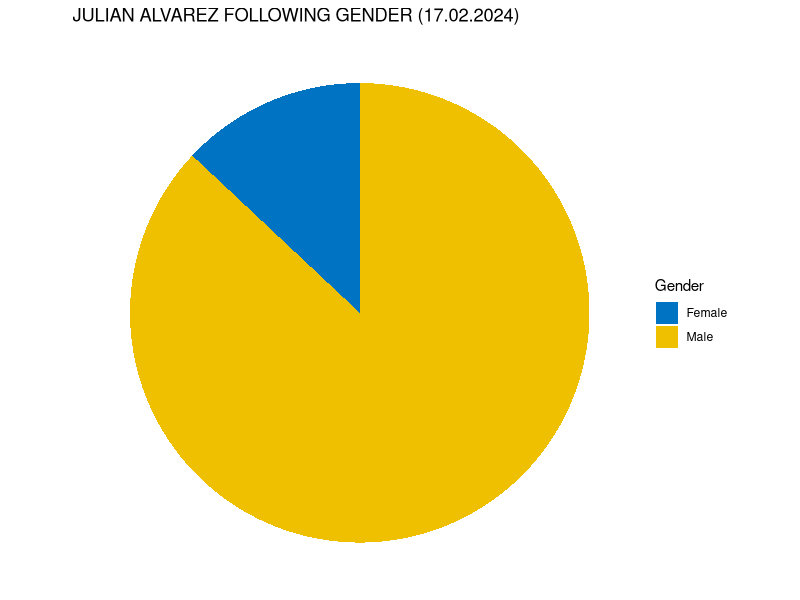
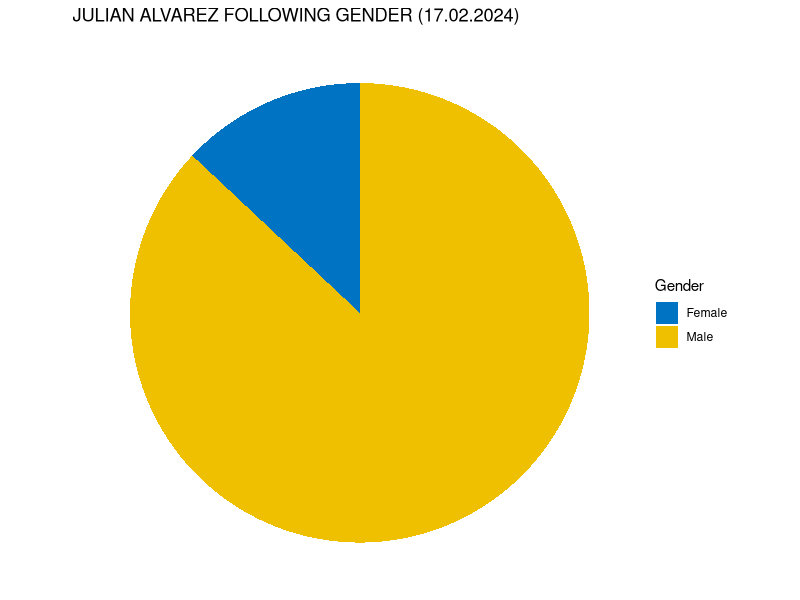

Write R code to recreate these figures, in order.
# Load ggplot2 for visualization
library(ggplot2)

# Data for Julian Alvarez's following gender distribution
data_alvarez <- data.frame(
  Gender = c("Male", "Female"),
  Count = c(87, 13)  # Adjust these numbers based on your data
)

# Create the pie chart
ggplot(data_alvarez, aes(x = "", y = Count, fill = Gender)) +
  geom_bar(width = 1, stat = "identity") +
  coord_polar("y", start = 0) +  # Use polar coordinates for the pie chart
  theme_void() +  # Remove axes and background
  scale_fill_manual(values = c("#0073C2FF", "#EFC000FF")) +  # Set custom colors
  labs(title = "JULIAN ALVAREZ FOLLOWING GENDER (17.02.2024)")

# Save the pie chart to a PNG file
ggsave("julian_alvarez_pie_chart.png", plot = last_plot(), width = 10, height = 8, units = "in")
